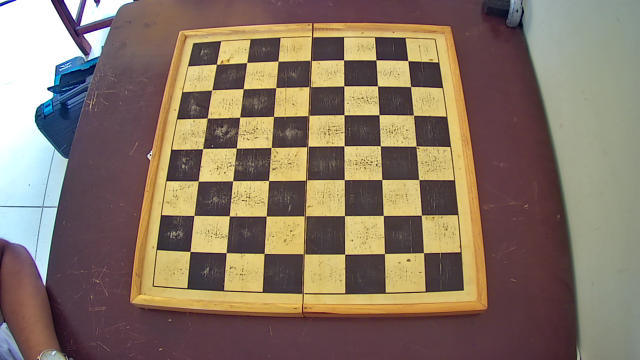
#> input picture calib_capturas/session_20251103_132813/img_0000.png, 640 x 360 px; its folder holds 4 pictures in this run
$ python calibIntrinsecosChessBoard.py
#> lines starting #> are read from the running program, lines starting #| are printed output that depends on the picture
import cv2
import numpy as np
import glob
import os
import json

# ================================================================
# CONFIGURACIÓN FIJA
# ================================================================
# Ruta a la carpeta con tus capturas
FOLDER = "calib_capturas/session_20251103_132813"  # 🔧 cambia por tu carpeta exacta
# Patrón de esquinas internas (para tablero 8x8 cuadros)
CHESSBOARD_SIZE = (7, 7)
# Tamaño real de cada casilla en milímetros
SQUARE_SIZE_MM = 40.25
# ================================================================


def calibrar_intrinsecos():
    pattern = CHESSBOARD_SIZE
    square = SQUARE_SIZE_MM

    objp = np.zeros((pattern[0] * pattern[1], 3), np.float32)
    objp[:, :2] = np.mgrid[0:pattern[0], 0:pattern[1]].T.reshape(-1, 2)
    objp *= square

    objpoints, imgpoints, imgs_used = [], [], []
    img_size = None
    criteria = (cv2.TERM_CRITERIA_EPS + cv2.TERM_CRITERIA_MAX_ITER, 40, 0.001)

    # Leer todas las imágenes
    images = sorted(
        glob.glob(os.path.join(FOLDER, "*.png")) +
        glob.glob(os.path.join(FOLDER, "*.jpg"))
    )

    print(f"🔍 Buscando patrón {pattern} en {len(images)} imágenes de {FOLDER}…")

    for path in images:
        img = cv2.imread(path)
#> img is the input picture: shape (360, 640, 3); mean B, G, R 100.5, 117.4, 134.8
        if img is None:
            continue
        gray = cv2.cvtColor(img, cv2.COLOR_BGR2GRAY)
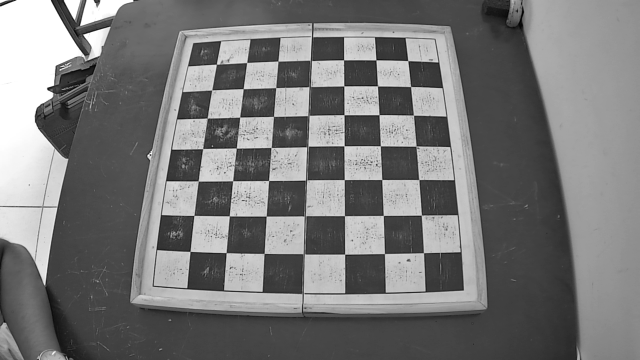
#> gray: shape (360, 640); min 3, max 255, mean 120.6
        if img_size is None:
            img_size = gray.shape[::-1]
#> img_size = (640, 360)

        ok, corners = cv2.findChessboardCorners(gray, pattern,
            cv2.CALIB_CB_ADAPTIVE_THRESH + cv2.CALIB_CB_NORMALIZE_IMAGE)
#> ok = True; corners = 49 rows, first 8: [216.4, 64.31], [246.6, 62.5], [277.9, 61.14], [310.9, 60.64], [343.6, 59.77], [375.9, 59.8], [407.7, 60.6], [211.7, 89.88]

        if ok:
            corners2 = cv2.cornerSubPix(gray, corners, (11,11), (-1,-1), criteria)
#> corners2 = 49 rows, first 8: [216.7, 63.95], [246.7, 62.51], [278, 61.13], [310.8, 60.47], [343.5, 59.86], [375.9, 59.82], [407.7, 60.6], [211.8, 89.95]
            objpoints.append(objp)
            imgpoints.append(corners2)
            imgs_used.append(path)
            print(f"  ✔ Detectado: {os.path.basename(path)}")
        else:
            print(f"  ⚠ No detectado: {os.path.basename(path)}")
#> pass 2 of the loop in calibrar_intrinsecos, `for path in images:`:
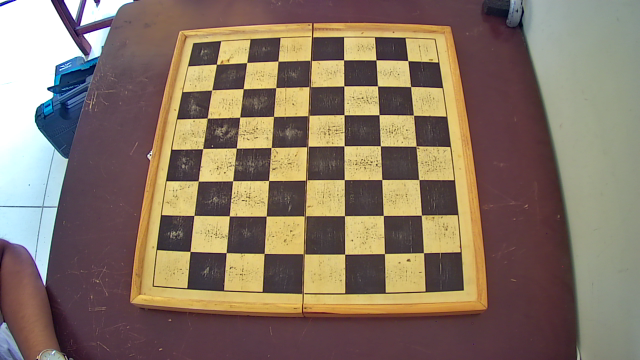
#> input picture calib_capturas/session_20251103_132813/img_0001.png, 640 x 360 px
#> in calibrar_intrinsecos, img is the input picture: shape (360, 640, 3); mean B, G, R 100.5, 117.3, 134.7
#> in calibrar_intrinsecos, `gray = cv2.cvtColor(img, cv2.COLOR_BGR2GRAY)`:
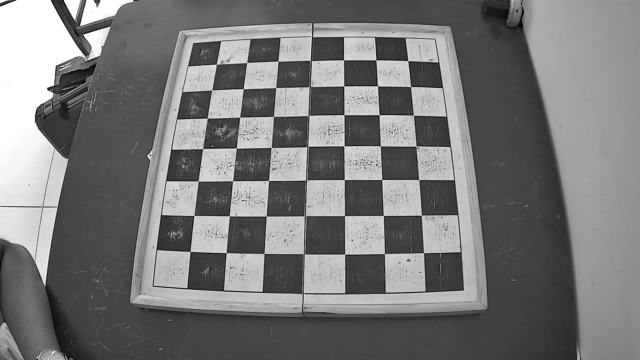
#> gray: shape (360, 640); min 3, max 255, mean 120.6
#> corners = 49 rows, first 8: [216.4, 64.3], [246.6, 62.49], [277.9, 61.13], [310.9, 60.64], [343.6, 59.78], [375.9, 59.79], [407.7, 60.59], [211.7, 89.86]
#> corners2 = 49 rows, first 8: [216.6, 63.96], [246.7, 62.52], [278, 61.12], [310.7, 60.47], [343.5, 59.87], [375.9, 59.83], [407.7, 60.61], [211.8, 89.96]
#> pass 3 of the loop in calibrar_intrinsecos, `for path in images:`:
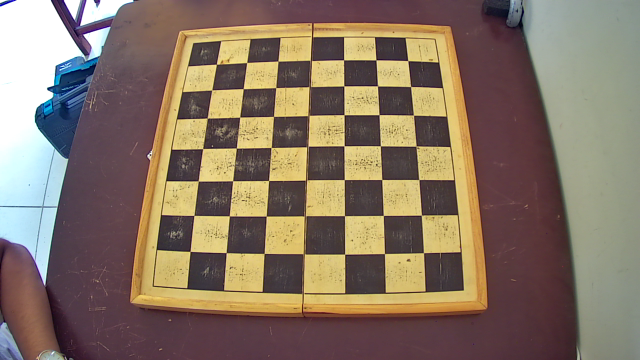
#> input picture calib_capturas/session_20251103_132813/img_0002.png, 640 x 360 px
#> in calibrar_intrinsecos, img is the input picture: shape (360, 640, 3); mean B, G, R 100.4, 117.3, 134.8
#> in calibrar_intrinsecos, `gray = cv2.cvtColor(img, cv2.COLOR_BGR2GRAY)`:
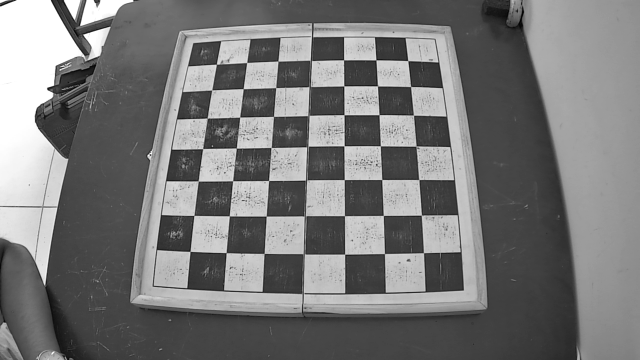
#> gray: shape (360, 640); min 3, max 255, mean 120.6
#> corners = 49 rows, first 8: [216.4, 64.31], [246.6, 62.5], [278, 61.13], [310.9, 60.63], [343.6, 59.78], [375.9, 59.8], [407.7, 60.59], [211.7, 89.88]
#> corners2 = 49 rows, first 8: [216.7, 63.96], [246.7, 62.52], [278, 61.14], [310.7, 60.46], [343.5, 59.87], [375.9, 59.83], [407.8, 60.61], [211.8, 89.95]
#> the loop made 4 passes; the first 3 are shown

    if len(imgpoints) < 10:
        print("❌ No hay suficientes imágenes válidas para calibrar (mínimo 10).")
        return

    print("\n📏 Calibrando cámara…")
    ret, K, dist, rvecs, tvecs = cv2.calibrateCamera(
        objpoints, imgpoints, img_size, None, None
    )

    # Calcular error de reproyección
    total_error = 0
    for i in range(len(objpoints)):
        imgpoints2, _ = cv2.projectPoints(objpoints[i], rvecs[i], tvecs[i], K, dist)
        error = cv2.norm(imgpoints[i], imgpoints2, cv2.NORM_L2) / len(imgpoints2)
        total_error += error
    mean_error = total_error / len(objpoints)

    print("\n==== RESULTADOS ====")
    print(f"📸 RMS total: {ret:.4f}")
    print(f"📉 Error medio: {mean_error:.4f} px")
    print("\nMatriz intrínseca (K):\n", K)
    print("\nCoeficientes de distorsión:\n", dist.ravel())

    # Guardar resultados
    np.savez(os.path.join(FOLDER, "calibracion_intrinsecos.npz"),
             K=K, dist=dist, rms=ret, error=mean_error, img_size=np.array(img_size))
    with open(os.path.join(FOLDER, "calibracion_intrinsecos.json"), "w") as f:
        json.dump({
            "K": K.tolist(),
            "dist": dist.ravel().tolist(),
            "rms": float(ret),
            "error_medio_px": float(mean_error),
            "img_size": img_size,
            "imagenes_usadas": imgs_used
        }, f, indent=2)

    print(f"\n💾 Guardado en: {FOLDER}/calibracion_intrinsecos.npz y .json")

    # Mostrar corrección visual
    print("\n🧪 Mostrando corrección (q para salir)…")
    for img_path in imgs_used[:3]:  # muestra 3 aleatorias
        img = cv2.imread(img_path)
        und = cv2.undistort(img, K, dist)
        combo = np.hstack([img, und])
        cv2.imshow("Original (izq)  |  Corregida (der)", combo)
        if cv2.waitKey(0) & 0xFF == ord('q'):
            break
    cv2.destroyAllWindows()


if __name__ == "__main__":
    calibrar_intrinsecos()
